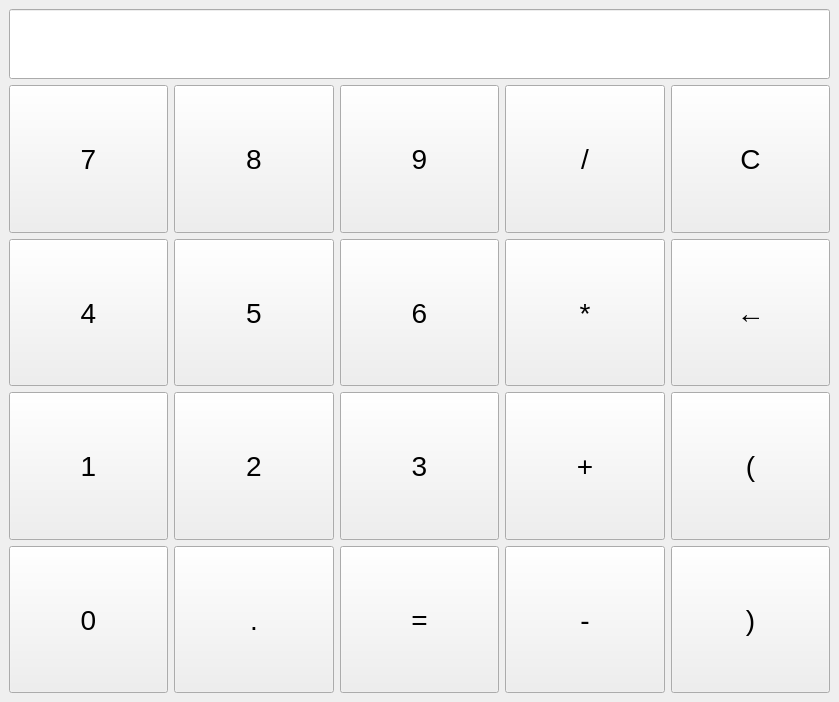
<?xml version="1.0" encoding="UTF-8"?>
<ui version="4.0">
 <class>MainWindow</class>
 <widget class="QMainWindow" name="MainWindow">
  <property name="geometry">
   <rect>
    <x>0</x>
    <y>0</y>
    <width>839</width>
    <height>702</height>
   </rect>
  </property>
  <property name="windowTitle">
   <string>MainWindow</string>
  </property>
  <widget class="QWidget" name="centralwidget">
   <layout class="QGridLayout" name="gridLayout">
    <item row="3" column="3">
     <widget class="QPushButton" name="addButton">
      <property name="sizePolicy">
       <sizepolicy hsizetype="Minimum" vsizetype="Minimum">
        <horstretch>0</horstretch>
        <verstretch>0</verstretch>
       </sizepolicy>
      </property>
      <property name="styleSheet">
       <string notr="true">font-size: 28px;</string>
      </property>
      <property name="text">
       <string>+</string>
      </property>
     </widget>
    </item>
    <item row="2" column="4">
     <widget class="QPushButton" name="deleteButton">
      <property name="sizePolicy">
       <sizepolicy hsizetype="Minimum" vsizetype="Minimum">
        <horstretch>0</horstretch>
        <verstretch>0</verstretch>
       </sizepolicy>
      </property>
      <property name="styleSheet">
       <string notr="true">font-size: 28px;</string>
      </property>
      <property name="text">
       <string>←</string>
      </property>
     </widget>
    </item>
    <item row="1" column="4">
     <widget class="QPushButton" name="clearButton">
      <property name="sizePolicy">
       <sizepolicy hsizetype="Minimum" vsizetype="Minimum">
        <horstretch>0</horstretch>
        <verstretch>0</verstretch>
       </sizepolicy>
      </property>
      <property name="styleSheet">
       <string notr="true">font-size: 28px;</string>
      </property>
      <property name="text">
       <string>C</string>
      </property>
     </widget>
    </item>
    <item row="4" column="2">
     <widget class="QPushButton" name="equalityButton">
      <property name="sizePolicy">
       <sizepolicy hsizetype="Minimum" vsizetype="Minimum">
        <horstretch>0</horstretch>
        <verstretch>0</verstretch>
       </sizepolicy>
      </property>
      <property name="styleSheet">
       <string notr="true">font-size: 28px;</string>
      </property>
      <property name="text">
       <string>=</string>
      </property>
     </widget>
    </item>
    <item row="4" column="0">
     <widget class="QPushButton" name="zeroButton">
      <property name="sizePolicy">
       <sizepolicy hsizetype="Minimum" vsizetype="Minimum">
        <horstretch>0</horstretch>
        <verstretch>0</verstretch>
       </sizepolicy>
      </property>
      <property name="styleSheet">
       <string notr="true">font-size: 28px;</string>
      </property>
      <property name="text">
       <string>0</string>
      </property>
     </widget>
    </item>
    <item row="1" column="3">
     <widget class="QPushButton" name="divideButton">
      <property name="sizePolicy">
       <sizepolicy hsizetype="Minimum" vsizetype="Minimum">
        <horstretch>0</horstretch>
        <verstretch>0</verstretch>
       </sizepolicy>
      </property>
      <property name="styleSheet">
       <string notr="true">font-size: 28px;</string>
      </property>
      <property name="text">
       <string>/</string>
      </property>
     </widget>
    </item>
    <item row="3" column="2">
     <widget class="QPushButton" name="threeButton">
      <property name="sizePolicy">
       <sizepolicy hsizetype="Minimum" vsizetype="Minimum">
        <horstretch>0</horstretch>
        <verstretch>0</verstretch>
       </sizepolicy>
      </property>
      <property name="styleSheet">
       <string notr="true">font-size: 28px;</string>
      </property>
      <property name="text">
       <string>3</string>
      </property>
     </widget>
    </item>
    <item row="4" column="1">
     <widget class="QPushButton" name="pointButton">
      <property name="sizePolicy">
       <sizepolicy hsizetype="Minimum" vsizetype="Minimum">
        <horstretch>0</horstretch>
        <verstretch>0</verstretch>
       </sizepolicy>
      </property>
      <property name="styleSheet">
       <string notr="true">font-size: 28px;</string>
      </property>
      <property name="text">
       <string>.</string>
      </property>
     </widget>
    </item>
    <item row="2" column="2">
     <widget class="QPushButton" name="sixButton">
      <property name="sizePolicy">
       <sizepolicy hsizetype="Minimum" vsizetype="Minimum">
        <horstretch>0</horstretch>
        <verstretch>0</verstretch>
       </sizepolicy>
      </property>
      <property name="styleSheet">
       <string notr="true">font-size: 28px;</string>
      </property>
      <property name="text">
       <string>6</string>
      </property>
     </widget>
    </item>
    <item row="4" column="4">
     <widget class="QPushButton" name="closeBracket">
      <property name="sizePolicy">
       <sizepolicy hsizetype="Minimum" vsizetype="Minimum">
        <horstretch>0</horstretch>
        <verstretch>0</verstretch>
       </sizepolicy>
      </property>
      <property name="styleSheet">
       <string notr="true">font-size: 28px;</string>
      </property>
      <property name="text">
       <string>)</string>
      </property>
     </widget>
    </item>
    <item row="1" column="1">
     <widget class="QPushButton" name="eightButton">
      <property name="sizePolicy">
       <sizepolicy hsizetype="Minimum" vsizetype="Minimum">
        <horstretch>0</horstretch>
        <verstretch>0</verstretch>
       </sizepolicy>
      </property>
      <property name="styleSheet">
       <string notr="true">font-size: 28px;</string>
      </property>
      <property name="text">
       <string>8</string>
      </property>
     </widget>
    </item>
    <item row="3" column="1">
     <widget class="QPushButton" name="twoButton">
      <property name="sizePolicy">
       <sizepolicy hsizetype="Minimum" vsizetype="Minimum">
        <horstretch>0</horstretch>
        <verstretch>0</verstretch>
       </sizepolicy>
      </property>
      <property name="styleSheet">
       <string notr="true">font-size: 28px;</string>
      </property>
      <property name="text">
       <string>2</string>
      </property>
     </widget>
    </item>
    <item row="1" column="2">
     <widget class="QPushButton" name="nineButton">
      <property name="sizePolicy">
       <sizepolicy hsizetype="Minimum" vsizetype="Minimum">
        <horstretch>0</horstretch>
        <verstretch>0</verstretch>
       </sizepolicy>
      </property>
      <property name="styleSheet">
       <string notr="true">font-size: 28px;</string>
      </property>
      <property name="text">
       <string>9</string>
      </property>
     </widget>
    </item>
    <item row="3" column="0">
     <widget class="QPushButton" name="oneButton">
      <property name="sizePolicy">
       <sizepolicy hsizetype="Minimum" vsizetype="Minimum">
        <horstretch>0</horstretch>
        <verstretch>0</verstretch>
       </sizepolicy>
      </property>
      <property name="styleSheet">
       <string notr="true">font-size: 28px;</string>
      </property>
      <property name="text">
       <string>1</string>
      </property>
     </widget>
    </item>
    <item row="1" column="0">
     <widget class="QPushButton" name="sevenButton">
      <property name="sizePolicy">
       <sizepolicy hsizetype="Minimum" vsizetype="Minimum">
        <horstretch>0</horstretch>
        <verstretch>0</verstretch>
       </sizepolicy>
      </property>
      <property name="styleSheet">
       <string notr="true">font-size: 28px;</string>
      </property>
      <property name="text">
       <string>7</string>
      </property>
     </widget>
    </item>
    <item row="3" column="4">
     <widget class="QPushButton" name="openBracket">
      <property name="sizePolicy">
       <sizepolicy hsizetype="Minimum" vsizetype="Minimum">
        <horstretch>0</horstretch>
        <verstretch>0</verstretch>
       </sizepolicy>
      </property>
      <property name="styleSheet">
       <string notr="true">font-size: 28px;</string>
      </property>
      <property name="text">
       <string>(</string>
      </property>
     </widget>
    </item>
    <item row="2" column="1">
     <widget class="QPushButton" name="fiveButton">
      <property name="sizePolicy">
       <sizepolicy hsizetype="Minimum" vsizetype="Minimum">
        <horstretch>0</horstretch>
        <verstretch>0</verstretch>
       </sizepolicy>
      </property>
      <property name="styleSheet">
       <string notr="true">font-size: 28px;</string>
      </property>
      <property name="text">
       <string>5</string>
      </property>
     </widget>
    </item>
    <item row="2" column="0">
     <widget class="QPushButton" name="fourButton">
      <property name="sizePolicy">
       <sizepolicy hsizetype="Minimum" vsizetype="Minimum">
        <horstretch>0</horstretch>
        <verstretch>0</verstretch>
       </sizepolicy>
      </property>
      <property name="styleSheet">
       <string notr="true">font-size: 28px;</string>
      </property>
      <property name="text">
       <string>4</string>
      </property>
     </widget>
    </item>
    <item row="2" column="3">
     <widget class="QPushButton" name="multiplyButton">
      <property name="sizePolicy">
       <sizepolicy hsizetype="Minimum" vsizetype="Minimum">
        <horstretch>0</horstretch>
        <verstretch>0</verstretch>
       </sizepolicy>
      </property>
      <property name="styleSheet">
       <string notr="true">font-size: 28px;</string>
      </property>
      <property name="text">
       <string>*</string>
      </property>
     </widget>
    </item>
    <item row="4" column="3">
     <widget class="QPushButton" name="minusButton">
      <property name="sizePolicy">
       <sizepolicy hsizetype="Minimum" vsizetype="Minimum">
        <horstretch>0</horstretch>
        <verstretch>0</verstretch>
       </sizepolicy>
      </property>
      <property name="styleSheet">
       <string notr="true">font-size: 28px;</string>
      </property>
      <property name="text">
       <string>-</string>
      </property>
     </widget>
    </item>
    <item row="0" column="0" colspan="5">
     <widget class="QLineEdit" name="resultWindow">
      <property name="minimumSize">
       <size>
        <width>0</width>
        <height>70</height>
       </size>
      </property>
      <property name="styleSheet">
       <string notr="true">font-size: 28px;</string>
      </property>
      <property name="readOnly">
       <bool>true</bool>
      </property>
     </widget>
    </item>
   </layout>
  </widget>
 </widget>
 <resources/>
 <connections/>
</ui>
